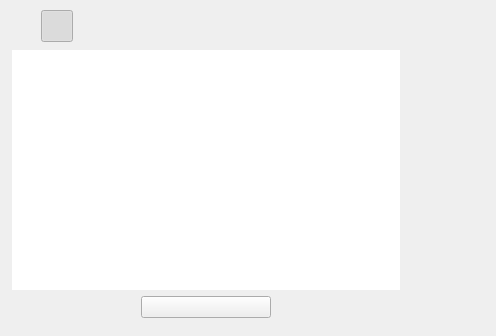
<?xml version="1.0" encoding="UTF-8"?>
<ui version="4.0">
 <class>DrawingWindowClass</class>
 <widget class="QWidget" name="DrawingWindowClass">
  <property name="geometry">
   <rect>
    <x>0</x>
    <y>0</y>
    <width>496</width>
    <height>336</height>
   </rect>
  </property>
  <layout class="QVBoxLayout" name="verticalLayout_2">
   <property name="margin">
    <number>0</number>
   </property>
   <item>
    <widget class="QFrame" name="styledFrame">
     <property name="frameShape">
      <enum>QFrame::NoFrame</enum>
     </property>
     <property name="frameShadow">
      <enum>QFrame::Plain</enum>
     </property>
     <property name="lineWidth">
      <number>0</number>
     </property>
     <layout class="QGridLayout" name="gridLayout">
      <property name="margin">
       <number>0</number>
      </property>
      <item row="2" column="1">
       <widget class="QFrame" name="drawFrame">
        <property name="frameShape">
         <enum>QFrame::NoFrame</enum>
        </property>
        <property name="frameShadow">
         <enum>QFrame::Plain</enum>
        </property>
        <property name="lineWidth">
         <number>0</number>
        </property>
        <layout class="QVBoxLayout" name="verticalLayout">
         <property name="margin">
          <number>0</number>
         </property>
         <item>
          <widget class="QGraphicsView" name="drawingView">
           <property name="sizePolicy">
            <sizepolicy hsizetype="Fixed" vsizetype="Fixed">
             <horstretch>0</horstretch>
             <verstretch>0</verstretch>
            </sizepolicy>
           </property>
           <property name="minimumSize">
            <size>
             <width>388</width>
             <height>240</height>
            </size>
           </property>
           <property name="focusPolicy">
            <enum>Qt::StrongFocus</enum>
           </property>
           <property name="frameShape">
            <enum>QFrame::NoFrame</enum>
           </property>
           <property name="frameShadow">
            <enum>QFrame::Plain</enum>
           </property>
           <property name="lineWidth">
            <number>0</number>
           </property>
           <property name="verticalScrollBarPolicy">
            <enum>Qt::ScrollBarAlwaysOff</enum>
           </property>
           <property name="horizontalScrollBarPolicy">
            <enum>Qt::ScrollBarAlwaysOff</enum>
           </property>
           <property name="alignment">
            <set>Qt::AlignLeading|Qt::AlignLeft|Qt::AlignTop</set>
           </property>
           <property name="transformationAnchor">
            <enum>QGraphicsView::NoAnchor</enum>
           </property>
          </widget>
         </item>
        </layout>
       </widget>
      </item>
      <item row="2" column="2" colspan="2">
       <widget class="QFrame" name="toolSettingsHost">
        <property name="minimumSize">
         <size>
          <width>86</width>
          <height>0</height>
         </size>
        </property>
        <property name="frameShape">
         <enum>QFrame::NoFrame</enum>
        </property>
        <property name="frameShadow">
         <enum>QFrame::Plain</enum>
        </property>
        <property name="lineWidth">
         <number>0</number>
        </property>
        <layout class="QHBoxLayout">
         <property name="spacing">
          <number>0</number>
         </property>
         <property name="leftMargin">
          <number>0</number>
         </property>
         <property name="topMargin">
          <number>0</number>
         </property>
         <property name="rightMargin">
          <number>9</number>
         </property>
         <property name="bottomMargin">
          <number>0</number>
         </property>
        </layout>
       </widget>
      </item>
      <item row="0" column="0" rowspan="2" colspan="4">
       <widget class="QFrame" name="toolbarFrame">
        <property name="sizePolicy">
         <sizepolicy hsizetype="Preferred" vsizetype="Fixed">
          <horstretch>0</horstretch>
          <verstretch>0</verstretch>
         </sizepolicy>
        </property>
        <property name="minimumSize">
         <size>
          <width>388</width>
          <height>41</height>
         </size>
        </property>
        <property name="maximumSize">
         <size>
          <width>16777215</width>
          <height>41</height>
         </size>
        </property>
        <property name="cursor">
         <cursorShape>PointingHandCursor</cursorShape>
        </property>
        <property name="frameShape">
         <enum>QFrame::NoFrame</enum>
        </property>
        <property name="frameShadow">
         <enum>QFrame::Plain</enum>
        </property>
        <property name="lineWidth">
         <number>0</number>
        </property>
        <layout class="QHBoxLayout" name="horizontalLayout_2">
         <property name="spacing">
          <number>0</number>
         </property>
         <property name="leftMargin">
          <number>9</number>
         </property>
         <property name="topMargin">
          <number>9</number>
         </property>
         <property name="rightMargin">
          <number>1</number>
         </property>
         <property name="bottomMargin">
          <number>0</number>
         </property>
         <item>
          <widget class="QToolButton" name="penToolButton">
           <property name="maximumSize">
            <size>
             <width>32</width>
             <height>32</height>
            </size>
           </property>
           <property name="cursor">
            <cursorShape>ArrowCursor</cursorShape>
           </property>
           <property name="focusPolicy">
            <enum>Qt::NoFocus</enum>
           </property>
           <property name="toolTip">
            <string>PencilHint</string>
           </property>
           <property name="accessibleName">
            <string>transparentButton</string>
           </property>
           <property name="text">
            <string/>
           </property>
           <property name="iconSize">
            <size>
             <width>32</width>
             <height>32</height>
            </size>
           </property>
           <property name="checkable">
            <bool>true</bool>
           </property>
           <property name="checked">
            <bool>false</bool>
           </property>
           <property name="autoExclusive">
            <bool>true</bool>
           </property>
           <property name="autoRaise">
            <bool>true</bool>
           </property>
          </widget>
         </item>
         <item>
          <widget class="QToolButton" name="simplebrushToolButton">
           <property name="maximumSize">
            <size>
             <width>32</width>
             <height>32</height>
            </size>
           </property>
           <property name="cursor">
            <cursorShape>ArrowCursor</cursorShape>
           </property>
           <property name="focusPolicy">
            <enum>Qt::NoFocus</enum>
           </property>
           <property name="toolTip">
            <string>BrushHint</string>
           </property>
           <property name="accessibleName">
            <string>transparentButton</string>
           </property>
           <property name="iconSize">
            <size>
             <width>32</width>
             <height>32</height>
            </size>
           </property>
           <property name="checkable">
            <bool>true</bool>
           </property>
           <property name="checked">
            <bool>true</bool>
           </property>
           <property name="autoExclusive">
            <bool>true</bool>
           </property>
           <property name="autoRaise">
            <bool>true</bool>
           </property>
          </widget>
         </item>
         <item>
          <widget class="QToolButton" name="oilbrushToolButton">
           <property name="maximumSize">
            <size>
             <width>32</width>
             <height>32</height>
            </size>
           </property>
           <property name="cursor">
            <cursorShape>ArrowCursor</cursorShape>
           </property>
           <property name="focusPolicy">
            <enum>Qt::NoFocus</enum>
           </property>
           <property name="toolTip">
            <string>HairBrushHint</string>
           </property>
           <property name="accessibleName">
            <string>transparentButton</string>
           </property>
           <property name="iconSize">
            <size>
             <width>32</width>
             <height>32</height>
            </size>
           </property>
           <property name="checkable">
            <bool>true</bool>
           </property>
           <property name="checked">
            <bool>false</bool>
           </property>
           <property name="autoExclusive">
            <bool>true</bool>
           </property>
           <property name="autoRaise">
            <bool>true</bool>
           </property>
          </widget>
         </item>
         <item>
          <widget class="QToolButton" name="sprayToolButton">
           <property name="maximumSize">
            <size>
             <width>32</width>
             <height>32</height>
            </size>
           </property>
           <property name="cursor">
            <cursorShape>ArrowCursor</cursorShape>
           </property>
           <property name="focusPolicy">
            <enum>Qt::NoFocus</enum>
           </property>
           <property name="toolTip">
            <string>AirbrushHint</string>
           </property>
           <property name="accessibleName">
            <string>transparentButton</string>
           </property>
           <property name="iconSize">
            <size>
             <width>32</width>
             <height>32</height>
            </size>
           </property>
           <property name="checkable">
            <bool>true</bool>
           </property>
           <property name="autoExclusive">
            <bool>true</bool>
           </property>
           <property name="autoRaise">
            <bool>true</bool>
           </property>
          </widget>
         </item>
         <item>
          <widget class="QToolButton" name="eraserToolButton">
           <property name="maximumSize">
            <size>
             <width>32</width>
             <height>32</height>
            </size>
           </property>
           <property name="cursor">
            <cursorShape>ArrowCursor</cursorShape>
           </property>
           <property name="focusPolicy">
            <enum>Qt::NoFocus</enum>
           </property>
           <property name="toolTip">
            <string>EraserHint</string>
           </property>
           <property name="accessibleName">
            <string>transparentButton</string>
           </property>
           <property name="iconSize">
            <size>
             <width>32</width>
             <height>32</height>
            </size>
           </property>
           <property name="checkable">
            <bool>true</bool>
           </property>
           <property name="autoExclusive">
            <bool>true</bool>
           </property>
           <property name="autoRaise">
            <bool>true</bool>
           </property>
          </widget>
         </item>
         <item>
          <widget class="QToolButton" name="textToolButton">
           <property name="maximumSize">
            <size>
             <width>32</width>
             <height>32</height>
            </size>
           </property>
           <property name="cursor">
            <cursorShape>ArrowCursor</cursorShape>
           </property>
           <property name="focusPolicy">
            <enum>Qt::NoFocus</enum>
           </property>
           <property name="toolTip">
            <string>TextHint</string>
           </property>
           <property name="accessibleName">
            <string>transparentButton</string>
           </property>
           <property name="text">
            <string/>
           </property>
           <property name="iconSize">
            <size>
             <width>32</width>
             <height>32</height>
            </size>
           </property>
           <property name="checkable">
            <bool>true</bool>
           </property>
           <property name="autoExclusive">
            <bool>true</bool>
           </property>
           <property name="autoRaise">
            <bool>true</bool>
           </property>
          </widget>
         </item>
         <item>
          <widget class="QToolButton" name="picturesToolButton">
           <property name="maximumSize">
            <size>
             <width>32</width>
             <height>32</height>
            </size>
           </property>
           <property name="cursor">
            <cursorShape>ArrowCursor</cursorShape>
           </property>
           <property name="focusPolicy">
            <enum>Qt::NoFocus</enum>
           </property>
           <property name="toolTip">
            <string>PicturesHint</string>
           </property>
           <property name="accessibleName">
            <string>transparentButton</string>
           </property>
           <property name="text">
            <string/>
           </property>
           <property name="iconSize">
            <size>
             <width>32</width>
             <height>32</height>
            </size>
           </property>
           <property name="checkable">
            <bool>true</bool>
           </property>
           <property name="autoExclusive">
            <bool>true</bool>
           </property>
           <property name="autoRaise">
            <bool>true</bool>
           </property>
          </widget>
         </item>
         <item>
          <spacer name="horizontalSpacer">
           <property name="orientation">
            <enum>Qt::Horizontal</enum>
           </property>
           <property name="sizeType">
            <enum>QSizePolicy::Fixed</enum>
           </property>
           <property name="sizeHint" stdset="0">
            <size>
             <width>73</width>
             <height>20</height>
            </size>
           </property>
          </spacer>
         </item>
         <item>
          <widget class="QFrame" name="subToolBarFrame">
           <property name="minimumSize">
            <size>
             <width>96</width>
             <height>0</height>
            </size>
           </property>
           <property name="cursor">
            <cursorShape>ArrowCursor</cursorShape>
           </property>
           <property name="frameShape">
            <enum>QFrame::NoFrame</enum>
           </property>
           <property name="frameShadow">
            <enum>QFrame::Raised</enum>
           </property>
           <property name="lineWidth">
            <number>0</number>
           </property>
           <layout class="QHBoxLayout" name="horizontalLayout_3">
            <property name="spacing">
             <number>0</number>
            </property>
            <property name="margin">
             <number>0</number>
            </property>
            <item>
             <widget class="QToolButton" name="undoButton">
              <property name="maximumSize">
               <size>
                <width>32</width>
                <height>32</height>
               </size>
              </property>
              <property name="cursor">
               <cursorShape>ArrowCursor</cursorShape>
              </property>
              <property name="focusPolicy">
               <enum>Qt::NoFocus</enum>
              </property>
              <property name="toolTip">
               <string>UndoHint</string>
              </property>
              <property name="accessibleName">
               <string>transparentButton</string>
              </property>
              <property name="text">
               <string/>
              </property>
              <property name="iconSize">
               <size>
                <width>32</width>
                <height>32</height>
               </size>
              </property>
              <property name="autoRaise">
               <bool>true</bool>
              </property>
             </widget>
            </item>
            <item>
             <widget class="QToolButton" name="redoButton">
              <property name="maximumSize">
               <size>
                <width>32</width>
                <height>32</height>
               </size>
              </property>
              <property name="cursor">
               <cursorShape>ArrowCursor</cursorShape>
              </property>
              <property name="focusPolicy">
               <enum>Qt::NoFocus</enum>
              </property>
              <property name="toolTip">
               <string>RedoHint</string>
              </property>
              <property name="accessibleName">
               <string>transparentButton</string>
              </property>
              <property name="text">
               <string/>
              </property>
              <property name="iconSize">
               <size>
                <width>32</width>
                <height>32</height>
               </size>
              </property>
              <property name="autoRaise">
               <bool>true</bool>
              </property>
             </widget>
            </item>
            <item>
             <widget class="QToolButton" name="clearButton">
              <property name="maximumSize">
               <size>
                <width>32</width>
                <height>32</height>
               </size>
              </property>
              <property name="cursor">
               <cursorShape>ArrowCursor</cursorShape>
              </property>
              <property name="focusPolicy">
               <enum>Qt::NoFocus</enum>
              </property>
              <property name="toolTip">
               <string>ClearHint</string>
              </property>
              <property name="accessibleName">
               <string>transparentButton</string>
              </property>
              <property name="text">
               <string/>
              </property>
              <property name="iconSize">
               <size>
                <width>32</width>
                <height>32</height>
               </size>
              </property>
              <property name="autoRaise">
               <bool>true</bool>
              </property>
             </widget>
            </item>
           </layout>
          </widget>
         </item>
         <item>
          <spacer name="horizontalSpacer_2">
           <property name="orientation">
            <enum>Qt::Horizontal</enum>
           </property>
           <property name="sizeHint" stdset="0">
            <size>
             <width>40</width>
             <height>20</height>
            </size>
           </property>
          </spacer>
         </item>
        </layout>
       </widget>
      </item>
      <item row="3" column="1">
       <layout class="QHBoxLayout" name="horizontalLayout">
        <property name="sizeConstraint">
         <enum>QLayout::SetFixedSize</enum>
        </property>
        <property name="topMargin">
         <number>0</number>
        </property>
        <property name="bottomMargin">
         <number>18</number>
        </property>
        <item>
         <widget class="QPushButton" name="sendButton">
          <property name="sizePolicy">
           <sizepolicy hsizetype="Fixed" vsizetype="Fixed">
            <horstretch>0</horstretch>
            <verstretch>0</verstretch>
           </sizepolicy>
          </property>
          <property name="minimumSize">
           <size>
            <width>130</width>
            <height>20</height>
           </size>
          </property>
          <property name="focusPolicy">
           <enum>Qt::NoFocus</enum>
          </property>
          <property name="toolTip">
           <string>SendHint</string>
          </property>
          <property name="accessibleName">
           <string>rectButton</string>
          </property>
         </widget>
        </item>
       </layout>
      </item>
      <item row="2" column="0" rowspan="2">
       <widget class="QFrame" name="frame">
        <property name="minimumSize">
         <size>
          <width>6</width>
          <height>0</height>
         </size>
        </property>
        <property name="maximumSize">
         <size>
          <width>6</width>
          <height>16777215</height>
         </size>
        </property>
        <property name="frameShape">
         <enum>QFrame::NoFrame</enum>
        </property>
        <property name="frameShadow">
         <enum>QFrame::Plain</enum>
        </property>
        <property name="lineWidth">
         <number>0</number>
        </property>
       </widget>
      </item>
     </layout>
    </widget>
   </item>
  </layout>
 </widget>
 <layoutdefault spacing="6" margin="11"/>
 <resources>
  <include location="moodbox.qrc"/>
 </resources>
 <connections/>
</ui>
